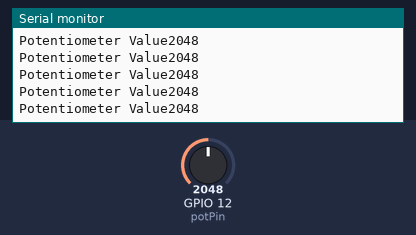
The sketch below on a simulated ESP32. On the bench: the last lines printed to the serial monitor. Inputs (shaded band) come from the test bench; at power-on: GPIO 12 (potPin) = 2048.

Above: at 1.2 s.
1.3 s: GPIO 12 (potPin) set to 2866
At 1.56 s:
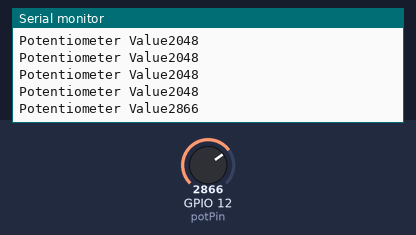
2.8 s: GPIO 12 (potPin) set to 3603
At 2.96 s:
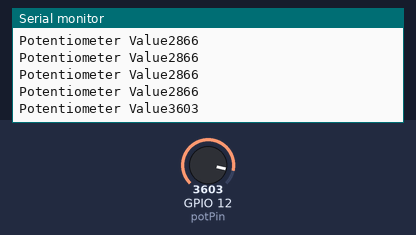
Timing chart, 0 to 5.8 s (numbered marks = the images above; inputs shaded):
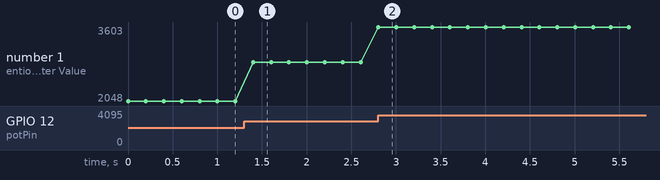

The sketch:

Potentiometer_Experiment.ino
```cpp
//Experiment: Reading a Potentiometer using ESP32

//Define the analog pin
const int potPin = 12;

void setup() {
  Serial.begin(115200);
  // Start Serial Monitor at 115200 baud rate
}

void loop() {
  int potValue = analogRead(potPin);
  // Read analog value (0-4095)

  Serial.print("Potentiometer Value");
  Serial.println(potValue);
  //Print the value
  delay(200);
  // Delay for redability

}
```

Measured:
- after the input at 1.3 s, the serial monitor: prints a new line after 0.10 s (image 1)
- after the input at 2.8 s, the serial monitor: prints a new line at once (image 2)
- plotted number 1: 2048 → 2866 after the input at 1.3 s, 2866 → 3603 after the input at 2.8 s
